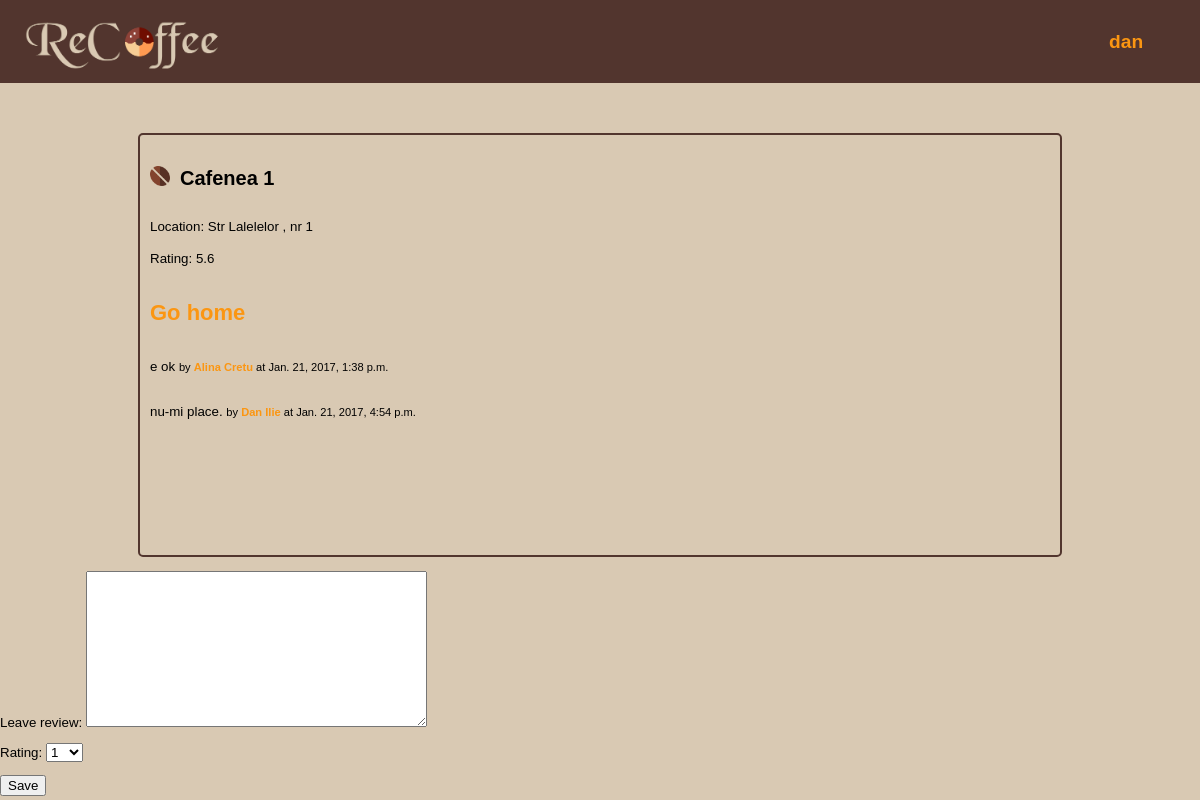
Page /shop_profile/1/ (signed in) on the committed database.
### ReCoffee/models.py (models this page shows, shortened)
class ShopProfile(models.Model):
    name = models.CharField(max_length=50)
    location = models.CharField(max_length=200)
    rating = models.DecimalField(
        default=0,
        max_digits=2,
        decimal_places=1)

class Review(models.Model):
    text = models.CharField(max_length=300)
    date_added = models.DateTimeField(auto_now_add=True)
    author = models.ForeignKey(UserProfile, related_name='review')
    shop = models.ForeignKey(ShopProfile, related_name='review')

class UserProfile(models.Model):
    first_name = models.CharField(max_length=20)
    last_name = models.CharField(max_length=20)
    birthday = models.DateField(null=True)
    user = models.OneToOneField(
        User,
        primary_key=True,
        related_name='profile')
    class Meta:
        verbose_name_plural = 'User Profiles'

### ReCoffee/views.py (the view, shortened to what this page needs)
# urls.py: url(r'^shop_profile/(?P<pk>\d+)/$', views.shop_profile,
def shop_profile(request, pk):
    context = {}
    shop = models.ShopProfile.objects.get(pk=pk)
    review_list = models.Review.objects.filter(shop=shop)
    user_profile = models.UserProfile.objects.get(user=request.user)
    try:
        exist = models.Favorite.objects.get(user=user_profile, shop=shop)
        flag = True
    except ObjectDoesNotExist:
        flag = False
    if request.method == 'GET':
        form = forms.ReviewForm()
    context['shop'] = shop
    context['form'] = form
    context['review_list'] = review_list
    context['flag'] = flag
    return render(request, 'ReCoffee/shop_profile.html', context)

### ReCoffee/forms.py
class ReviewForm(forms.Form):
    text = forms.CharField(label="Leave review",
                           widget=forms.Textarea)
    rating = forms.ChoiceField(choices=[(x, x) for x in range(1, 11)],label="Rating")

### ReCoffee/templates/ReCoffee/shop_profile.html (shortened to what this page needs)
{% extends 'ReCoffee/base.html' %}
{% load static %}
{% block content %}
<article class="profile">
	{% if not flag %}
		<a class="boaba" href="{% url 'faved' shop.pk %}">
			<img src="{% static 'images/fave.png' %}" id="favebtn"/>
		</a>
	{% endif %}
	<small class="dropdown">
	<h1 class="shoptitle"> {{ shop.name }} </h1>
	<span> Location: {{ shop.location }} </span>
	<br><span> Rating: {{ shop.rating }} </span>
	<p style="font-size: 22px; font-style: bold;">
	<a href="{% url 'index' %}">Go home</a>
	</p>
	{% for review in review_list %}
		<p>
			{{ review.text }}
			<small>  {% if user.profile %} by
		<a href="{% url 'user_profile' review.author.pk %}">{{ review.author.first_name }} {{ review.author.last_name }}</a>
		at {{ review.date_added }}
{% endif %}
</small>
</p>
{% endfor %}
</article>
{% if user.username %}
<form method="POST">
	{{ form.as_p }}
	<input class="button" type="submit" value="Save"/>
</form>
{% endif %}
{% endblock %}

### ReCoffee/templates/ReCoffee/base.html (shortened to what this page needs)
<!DOCTYPE html>
<html land="en">
<head>
	{% load static %}
	<link rel="stylesheet" type="text/css" href="{% static 'css/main.css' %}">
</head>
<body>
<a href="{% url 'index' %}">
	<img src="{% static 'images/Recoffee-logo.png' %}" id="logo">
</a>
<nav>
	{% if user.username %}
	<div class="dropdown">
		<a href="#" class="dropbtn">{{ user.username }}</a>
	</div>
	{% else %}
	<a class= "link" onclick = "javascript:window.location.href='/register.html'">Register</a>
	<a class= "link" onclick = "javascript:window.location.href='/login.html' ">Login</a>
	{% endif %}
</nav>
{% block content %}
{% endblock %}
</body>
</html>

### ReCoffee/static/css/main.css (style rules this page uses)
nav { background-color: #52352E; font-size: 1.2em; font-weight: bold; margin: auto; padding: 0.6em; position: relative; text-align: right; }
nav a { display: inline-block; margin-left: 1.25em; padding: 1em; text-align: center; transition: background-color 0.5s; width: 4.5em; }
nav a:link, a:visited { background-color: #52352E; color: #FB9612; }
.dropbtn { cursor: pointer; display: inline-block; margin-left: 1.25em; padding: 1em; text-align: center; transition: background-color 0.2s; width: 4.5em; }
.dropdown { display: inline-block; position: relative; }
#logo { float: left; height: auto; position: absolute; width: 250px; z-index: 2; }
.profile { align-items: center; border: 2px solid #52352E; border-radius: 5px; justify-content: center; line-height: 200%; margin: auto; margin-top: 50px; max-width: 75%; min-height: 400px; padding: 10px; position: relative; }
#favebtn { display: inline-block; max-width: 20px; }
a { color: #FB9612; font-weight: bold; text-decoration: none; }
body { background-color: #D9C9B3; font-family: Helvetica; margin: 0; }
.button { cursor: pointer; }
.boaba { position: absolute; top:30px; cursor: pointer; z-index: 999; }
.shoptitle { margin-left: 30px; }

### rows in the picture
ShopProfile: name "Cafenea 1", location "Str Lalelelor , nr 1", rating "5.6"
Review: text "e ok", author.first_name "Alina", author.last_name "Cretu", date_added "Jan. 21, 2017, 1:38 p.m."
Review: text "nu-mi place.", author.first_name "Dan", author.last_name "Ilie", date_added "Jan. 21, 2017, 4:54 p.m."

### other values in the picture
{{ user.username }} "dan"
